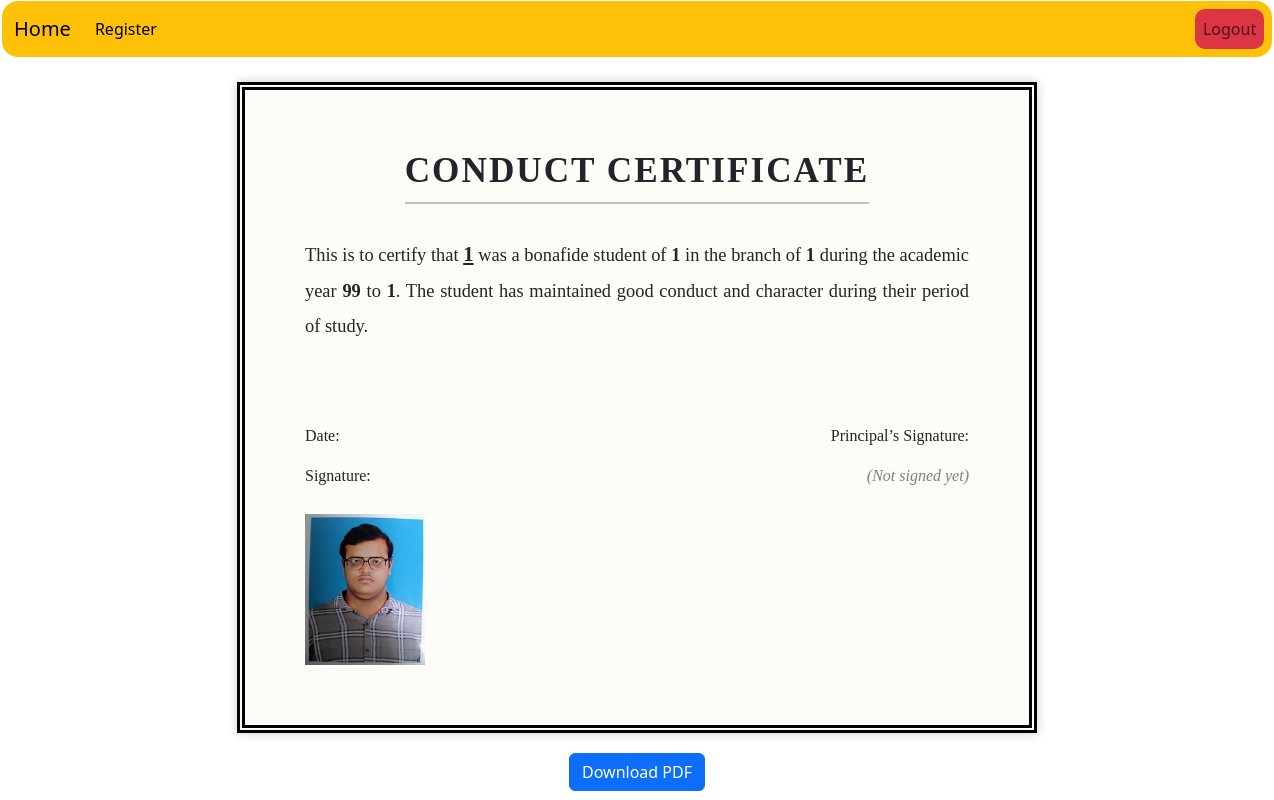
The page /approve-certificate/1/conduct/ (signed in) on the database its author committed.
### CC/models.py (models this page shows, shortened)
class ConductCertificate(models.Model):
    STATUS_CHOICES = [
        ('Pending', 'Pending'),
        ('Approved', 'Approved'),
        ('Rejected', 'Rejected'),
    ]
    student = models.ForeignKey(User, on_delete=models.CASCADE)
    name = models.CharField(max_length=100)
    academic_year_from = models.IntegerField()
    academic_year_to = models.IntegerField()
    degree = models.CharField(max_length=100)
    branch = models.CharField(max_length=100)
    signature = models.ImageField(upload_to='signatures/')
    status = models.CharField(max_length=10, choices=STATUS_CHOICES, default='Pending')
    principal_signature = models.ImageField(upload_to='principal_signatures/', blank=True, null=True)

### CC/views.py (the view)
# urls.py: path('approve-certificate/<int:cert_id>/<str:cert_type>/', views.approve_certificate, name='approve_certificate'),
def approve_certificate(request, cert_id, cert_type):
    role = request.user.profile.role
    allowed_map = {
        "principal": ["conduct", "transfer"],
        "hr": ["employee"],
        "landlord": ["rental"],
    }
    if cert_type not in allowed_map.get(role, []):
        return redirect("home")
    model_map = {
        "conduct": (ConductCertificate, ApproveConductCertificateForm),
        "transfer": (TransferCertificate, ApproveTransferCertificateForm),
        "employee": (EmployeeJoiningPolicy, ApproveEmployeePolicyForm),
        "rental": (RentalAgreement, ApproveRentalAgreementForm),
    }
    ModelClass, FormClass = model_map.get(cert_type)
    cert = get_object_or_404(ModelClass, id=cert_id)
    if request.method == "POST":
        form = FormClass(request.POST, request.FILES, instance=cert)
        if form.is_valid():
            cert = form.save(commit=False)
            cert.status = "Approved"
            cert.save()
            return redirect(f"{role}_dashboard")
    else:
        form = FormClass(instance=cert)
    return render(
        request,
        f"CC/{cert_type}_template.html",
        {"form": form, "cert": cert}
    )

### CC/templates/CC/conduct_template.html (shortened to what this page needs)
{% extends 'CC/base.html' %}
{% block content %}
<br/>
<div id="certificate" style="width: 800px; margin: auto; padding: 60px; border: 8px double #000; font-family: 'Georgia', serif; background-color: #fdfcf7; box-shadow: 0 0 10px rgba(0,0,0,0.2);">
    <h1 style="text-align: center; font-size: 2.2rem; font-weight: bold; text-transform: uppercase; letter-spacing: 2px; margin-bottom: 10px;">
        Conduct Certificate
    </h1>
    <hr style="border: 1px solid #000; width: 70%; margin: auto; margin-bottom: 30px;">
    <p style="margin-top: 30px; font-size: 1.15rem; line-height: 1.9; text-align: justify;">
        This is to certify that <strong style="font-size: 1.3rem; text-decoration: underline;">{{ cert.name }}</strong> was a bonafide student of
        <strong>{{ cert.degree }}</strong> in the branch of <strong>{{ cert.branch }}</strong> during the academic year
        <strong>{{ cert.academic_year_from }}</strong> to <strong>{{ cert.academic_year_to }}</strong>. The student has maintained good conduct and character during their period of study.
    </p>
    <div style="margin-top: 80px; display: flex; justify-content: space-between; font-size: 1rem;">
        <div>
            <p>Date: <strong>{{ cert.approved_date|date:"d M Y" }}</strong></p>
            <p>Signature:</p>
            <img src="{{ cert.signature.url }}" width="120" style="margin-top: 10px;">
        </div>
        <div style="text-align: right;">
            <p>Principal’s Signature:</p>
            {% if cert.principal_signature %}
                <img src="{{ cert.principal_signature.url }}" width="120" style="margin-top: 10px;">
            {% else %}
                <p style="color: gray; font-style: italic;">(Not signed yet)</p>
            {% endif %}
        </div>
    </div>
</div>
<div style="text-align: center; margin-top: 20px;">
    <button id="downloadBtn" class="btn btn-primary">Download PDF</button>
</div>
{% endblock %}

### rows shown on the page
ConductCertificate: name "1", degree "1", branch "1", academic_year_from "99", academic_year_to "1", signature (picture)
